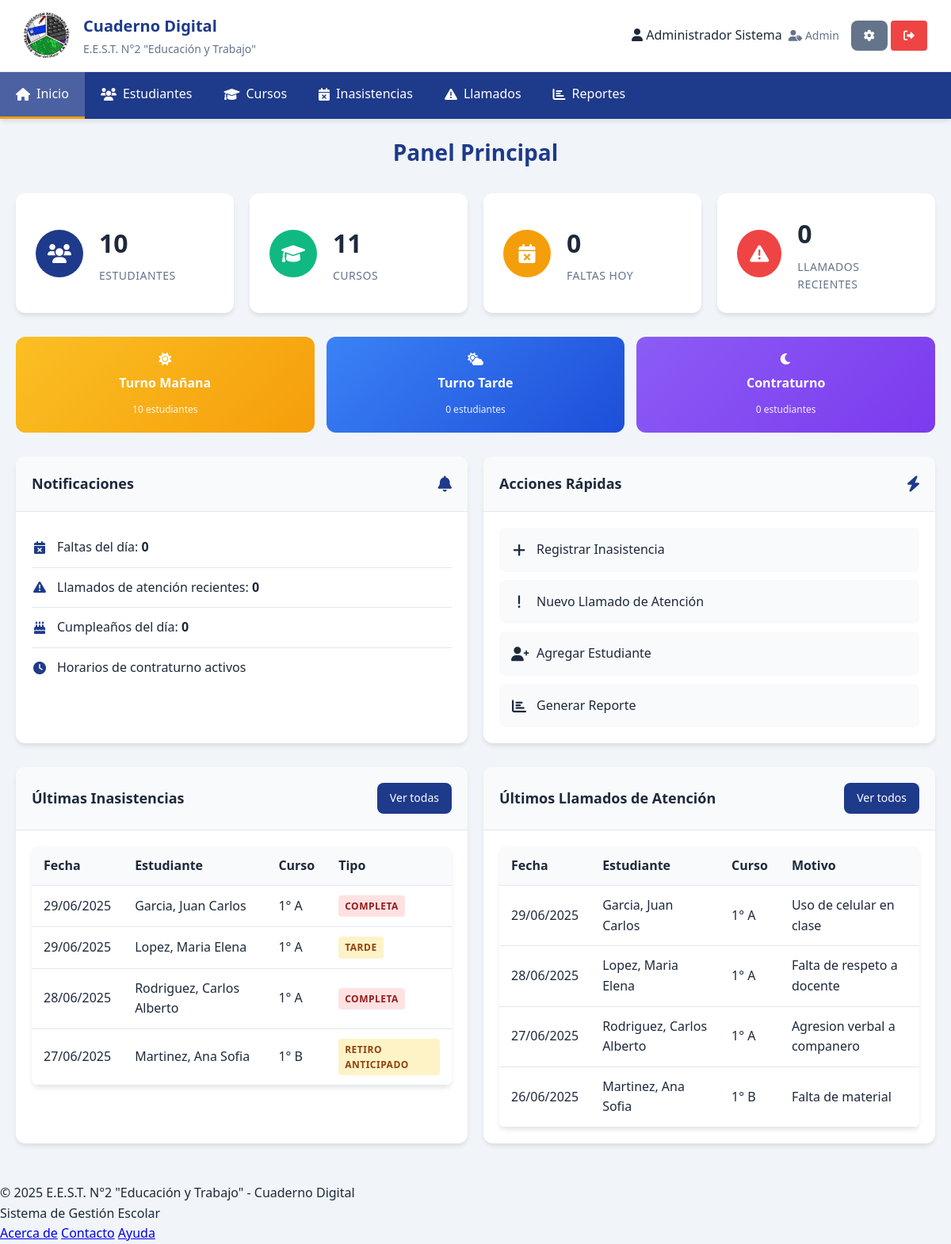
/ (signed in), run on the app's committed database.
### tables this page shows
CREATE TABLE IF NOT EXISTS inasistencias (
    id INT AUTO_INCREMENT PRIMARY KEY,
    estudiante_id INT NOT NULL,
    fecha DATE NOT NULL,
    tipo ENUM('completa', 'tarde', 'retiro_anticipado') NOT NULL,
    justificada BOOLEAN DEFAULT FALSE,
    motivo TEXT,
    certificado_medico BOOLEAN DEFAULT FALSE,
    observaciones TEXT,
    usuario_id INT NOT NULL,  
    fecha_registro TIMESTAMP DEFAULT CURRENT_TIMESTAMP,
    FOREIGN KEY (estudiante_id) REFERENCES estudiantes(id),
    FOREIGN KEY (usuario_id) REFERENCES usuarios(id)
);

CREATE TABLE IF NOT EXISTS estudiantes (
    id INT AUTO_INCREMENT PRIMARY KEY,
    dni VARCHAR(20) UNIQUE NOT NULL,
    apellido VARCHAR(100) NOT NULL,
    nombre VARCHAR(100) NOT NULL,
    fecha_nacimiento DATE,
    grupo_sanguineo VARCHAR(10),
    obra_social VARCHAR(100),
    domicilio TEXT,
    telefono_fijo VARCHAR(20),
    telefono_celular VARCHAR(20),
    email VARCHAR(100),
    foto VARCHAR(255),  
    curso_id INT,
    activo BOOLEAN DEFAULT TRUE,
    fecha_ingreso DATE DEFAULT CURRENT_DATE,
    FOREIGN KEY (curso_id) REFERENCES cursos(id)
);

CREATE TABLE IF NOT EXISTS cursos (
    id INT AUTO_INCREMENT PRIMARY KEY,
    anio INT NOT NULL,  
    division VARCHAR(5) NOT NULL,  
    turno_id INT NOT NULL,
    especialidad_id INT NOT NULL,
    taller_id INT,
    grado ENUM('inferior', 'superior') NOT NULL,  
    activo BOOLEAN DEFAULT TRUE,
    FOREIGN KEY (turno_id) REFERENCES turnos(id),
    FOREIGN KEY (especialidad_id) REFERENCES especialidades(id),
    FOREIGN KEY (taller_id) REFERENCES talleres(id)
);

CREATE TABLE IF NOT EXISTS llamados_atencion (
    id INT AUTO_INCREMENT PRIMARY KEY,
    estudiante_id INT NOT NULL,
    fecha DATE NOT NULL,
    motivo TEXT NOT NULL,
    sancion VARCHAR(100),
    observaciones TEXT,
    usuario_id INT NOT NULL,  
    fecha_registro TIMESTAMP DEFAULT CURRENT_TIMESTAMP,
    FOREIGN KEY (estudiante_id) REFERENCES estudiantes(id),
    FOREIGN KEY (usuario_id) REFERENCES usuarios(id)
);

### config/database.php (called while the page is built, shortened)
<?php
class Database {
    private static $instance = null;
    private $connection;
    private function __construct() {
        try {
            $this->connection = new PDO(
                "mysql:host=" . DB_HOST . ";dbname=" . DB_NAME . ";charset=utf8",
                DB_USER,
                DB_PASS,
                [
                    PDO::ATTR_ERRMODE => PDO::ERRMODE_EXCEPTION,
                    PDO::ATTR_DEFAULT_FETCH_MODE => PDO::FETCH_ASSOC,
                    PDO::ATTR_EMULATE_PREPARES => false
                ]
            );
        } catch (PDOException $e) {
            die("Error de conexión: " . $e->getMessage());
        }
    }
    public static function getInstance() {
        if (self::$instance === null) {
            self::$instance = new self();
        }
        return self::$instance;
    }
    public function query($sql, $params = []) {
        $stmt = $this->connection->prepare($sql);
        $stmt->execute($params);
        return $stmt;
    }
    public function fetchAll($sql, $params = []) {
        return $this->query($sql, $params)->fetchAll();
    }
    public function fetch($sql, $params = []) {
        return $this->query($sql, $params)->fetch();
    }
}
?>

### index.php (the view, shortened to what this page needs)
<?php
require_once 'includes/auto_seed.php';
try {
    require_once 'config/database.php';
    $db = Database::getInstance();
} catch (Exception $e) {
    $dbConfigured = false;
}
    ?>
    <?php
include 'includes/header.php';
?>
<main class="main-content">
<?php
$stats = [];
$stats['total_estudiantes'] = $db->fetch("SELECT COUNT(*) as total FROM estudiantes WHERE activo = 1")['total'];
$stats['total_cursos'] = $db->fetch("SELECT COUNT(*) as total FROM cursos WHERE activo = 1")['total'];
$stats['faltas_hoy'] = $db->fetch("SELECT COUNT(*) as total FROM inasistencias WHERE fecha = CURDATE()")['total'];
$stats['llamados_recientes'] = $db->fetch("SELECT COUNT(*) as total FROM llamados_atencion WHERE fecha >= DATE_SUB(CURDATE(), INTERVAL 7 DAY)")['total'];
$stats['cumpleanos_hoy'] = $db->fetch("SELECT COUNT(*) as total FROM estudiantes WHERE DATE_FORMAT(fecha_nacimiento, '%m-%d') = DATE_FORMAT(CURDATE(), '%m-%d') AND activo = 1")['total'];
$turnos = $db->fetchAll("
    SELECT t.nombre, COUNT(e.id) as total
    FROM turnos t
    LEFT JOIN cursos c ON t.id = c.turno_id
    LEFT JOIN estudiantes e ON c.id = e.curso_id AND e.activo = 1
    GROUP BY t.id, t.nombre
");
$ultimas_inasistencias = $db->fetchAll("
    SELECT i.fecha, i.tipo, e.apellido, e.nombre, c.anio, c.division
    FROM inasistencias i
    JOIN estudiantes e ON i.estudiante_id = e.id
    JOIN cursos c ON e.curso_id = c.id
    ORDER BY i.fecha DESC, i.fecha_registro DESC
    LIMIT 10
");
$ultimos_llamados = $db->fetchAll("
    SELECT la.fecha, la.motivo, e.apellido, e.nombre, c.anio, c.division
    FROM llamados_atencion la
    JOIN estudiantes e ON la.estudiante_id = e.id
    JOIN cursos c ON e.curso_id = c.id
    ORDER BY la.fecha DESC, la.fecha_registro DESC
    LIMIT 5
");
?>
<section class="dashboard">
    <h2>Panel Principal</h2>
    <div class="stats-grid grid-4">
        <div class="stat-card">
            <div class="stat-icon">
                <i class="fas fa-users"></i>
            </div>
            <div class="stat-content">
                <h3><?php echo $stats['total_estudiantes']; ?></h3>
                <p>Estudiantes</p>
            </div>
        </div>
        <div class="stat-card">
            <div class="stat-icon">
                <i class="fas fa-graduation-cap"></i>
            </div>
            <div class="stat-content">
                <h3><?php echo $stats['total_cursos']; ?></h3>
                <p>Cursos</p>
            </div>
        </div>
        <div class="stat-card">
            <div class="stat-icon">
                <i class="fas fa-calendar-times"></i>
            </div>
            <div class="stat-content">
                <h3><?php echo $stats['faltas_hoy']; ?></h3>
                <p>Faltas Hoy</p>
            </div>
        </div>
        <div class="stat-card">
            <div class="stat-icon">
                <i class="fas fa-exclamation-triangle"></i>
            </div>
            <div class="stat-content">
                <h3><?php echo $stats['llamados_recientes']; ?></h3>
                <p>Llamados Recientes</p>
            </div>
        </div>
    </div>
    <div class="quick-access">
        <a href="cursos.php?turno=1" class="btn turno-m">
            <i class="fas fa-sun"></i>
            Turno Mañana
            <span class="turno-count"><?php echo $turnos[0]['total'] ?? 0; ?> estudiantes</span>
        </a>
        <a href="cursos.php?turno=2" class="btn turno-t">
            <i class="fas fa-cloud-sun"></i>
            Turno Tarde
            <span class="turno-count"><?php echo $turnos[1]['total'] ?? 0; ?> estudiantes</span>
        </a>
        <a href="cursos.php?turno=3" class="btn turno-c">
            <i class="fas fa-moon"></i>
            Contraturno
            <span class="turno-count"><?php echo $turnos[2]['total'] ?? 0; ?> estudiantes</span>
        </a>
    </div>
    <div class="dashboard-grid grid-2">
        <div class="card">
            <div class="card-header">
                <h3 class="card-title">Notificaciones</h3>
                <i class="fas fa-bell"></i>
            </div>
            <div class="notifications-list">
                <div class="notification-item">
                    <i class="fas fa-calendar-times"></i>
                    <span>Faltas del día: <strong><?php echo $stats['faltas_hoy']; ?></strong></span>
                </div>
                <div class="notification-item">
                    <i class="fas fa-exclamation-triangle"></i>
                    <span>Llamados de atención recientes: <strong><?php echo $stats['llamados_recientes']; ?></strong></span>
                </div>
                <div class="notification-item">
                    <i class="fas fa-birthday-cake"></i>
                    <span>Cumpleaños del día: <strong><?php echo $stats['cumpleanos_hoy']; ?></strong></span>
                </div>
                <div class="notification-item">
                    <i class="fas fa-clock"></i>
                    <span>Horarios de contraturno activos</span>
                </div>
            </div>
        </div>
        <div class="card">
            <div class="card-header">
                <h3 class="card-title">Acciones Rápidas</h3>
                <i class="fas fa-bolt"></i>
            </div>
            <div class="quick-actions">
                <a href="inasistencias.php?action=nueva" class="action-btn">
                    <i class="fas fa-plus"></i>
                    Registrar Inasistencia
                </a>
                <a href="llamados.php?action=nuevo" class="action-btn">
                    <i class="fas fa-exclamation"></i>
                    Nuevo Llamado de Atención
                </a>
                <a href="estudiantes.php?action=nuevo" class="action-btn">
                    <i class="fas fa-user-plus"></i>
                    Agregar Estudiante
                </a>
                <a href="reportes.php" class="action-btn">
                    <i class="fas fa-chart-bar"></i>
                    Generar Reporte
                </a>
            </div>
        </div>
    </div>
    <div class="dashboard-grid grid-2">
        <div class="card">
            <div class="card-header">
                <h3 class="card-title">Últimas Inasistencias</h3>
                <a href="inasistencias.php" class="btn btn-sm btn-primary">Ver todas</a>
            </div>
            <div class="table-container">
                <table class="table">
                    <thead>
                        <tr>
                            <th>Fecha</th>
                            <th>Estudiante</th>
                            <th>Curso</th>
                            <th>Tipo</th>
                        </tr>
                    </thead>
                    <tbody>
                        <?php foreach ($ultimas_inasistencias as $inasistencia): ?>
                        <tr>
                            <td><?php echo date('d/m/Y', strtotime($inasistencia['fecha'])); ?></td>
                            <td><?php echo htmlspecialchars($inasistencia['apellido'] . ', ' . $inasistencia['nombre']); ?></td>
                            <td><?php echo $inasistencia['anio'] . '° ' . $inasistencia['division']; ?></td>
                            <td>
                                <span class="status status-<?php echo $inasistencia['tipo'] === 'completa' ? 'danger' : 'warning'; ?>">
                                    <?php echo ucfirst(str_replace('_', ' ', $inasistencia['tipo'])); ?>
                                </span>
                            </td>
                        </tr>
                        <?php endforeach; ?>
                    </tbody>
                </table>
            </div>
        </div>
        <div class="card">
            <div class="card-header">
                <h3 class="card-title">Últimos Llamados de Atención</h3>
                <a href="llamados.php" class="btn btn-sm btn-primary">Ver todos</a>
            </div>
            <div class="table-container">
                <table class="table">
                    <thead>
                        <tr>
                            <th>Fecha</th>
                            <th>Estudiante</th>
                            <th>Curso</th>
                            <th>Motivo</th>
                        </tr>
                    </thead>
                    <tbody>
                        <?php foreach ($ultimos_llamados as $llamado): ?>
                        <tr>
                            <td><?php echo date('d/m/Y', strtotime($llamado['fecha'])); ?></td>
                            <td><?php echo htmlspecialchars($llamado['apellido'] . ', ' . $llamado['nombre']); ?></td>
                            <td><?php echo $llamado['anio'] . '° ' . $llamado['division']; ?></td>
                            <td><?php echo htmlspecialchars(substr($llamado['motivo'], 0, 50)) . (strlen($llamado['motivo']) > 50 ? '...' : ''); ?></td>
                        </tr>
                        <?php endforeach; ?>
                    </tbody>
                </table>
            </div>
        </div>
    </div>
</section>
</main>
<?php include 'includes/footer.php'; ?>

### data on the page
inasistencias: fecha "29/06/2025", estudiante.nombre "Garcia, Juan Carlos", cursos.anio "1", cursos.division "A", tipo "COMPLETA"
inasistencias: fecha "29/06/2025", estudiante.nombre "Lopez, Maria Elena", cursos.anio "1", cursos.division "A", tipo "TARDE"
inasistencias: fecha "28/06/2025", estudiante.nombre "Rodriguez, Carlos Alberto", cursos.anio "1", cursos.division "A", tipo "COMPLETA"
inasistencias: fecha "27/06/2025", estudiante.nombre "Martinez, Ana Sofia", cursos.anio "1", cursos.division "B", tipo "RETIRO ANTICIPADO"
llamados_atencion: fecha "29/06/2025", estudiante.nombre "Garcia, Juan Carlos", cursos.anio "1", cursos.division "A", motivo "Uso de celular en clase"
llamados_atencion: fecha "28/06/2025", estudiante.nombre "Lopez, Maria Elena", cursos.anio "1", cursos.division "A", motivo "Falta de respeto a docente"
llamados_atencion: fecha "27/06/2025", estudiante.nombre "Rodriguez, Carlos Alberto", cursos.anio "1", cursos.division "A", motivo "Agresion verbal a companero"
llamados_atencion: fecha "26/06/2025", estudiante.nombre "Martinez, Ana Sofia", cursos.anio "1", cursos.division "B", motivo "Falta de material"

### other printed values
Security::escape(ucfirst($currentUser['rol'])) "Admin"
$stats['total_estudiantes'] "10"
$stats['total_cursos'] "11"
$stats['faltas_hoy'] "0"
$stats['llamados_recientes'] "0"
$turnos[0]['total'] "10"
$turnos[1]['total'] "0"
$turnos[2]['total'] "0"
$stats['cumpleanos_hoy'] "0"
